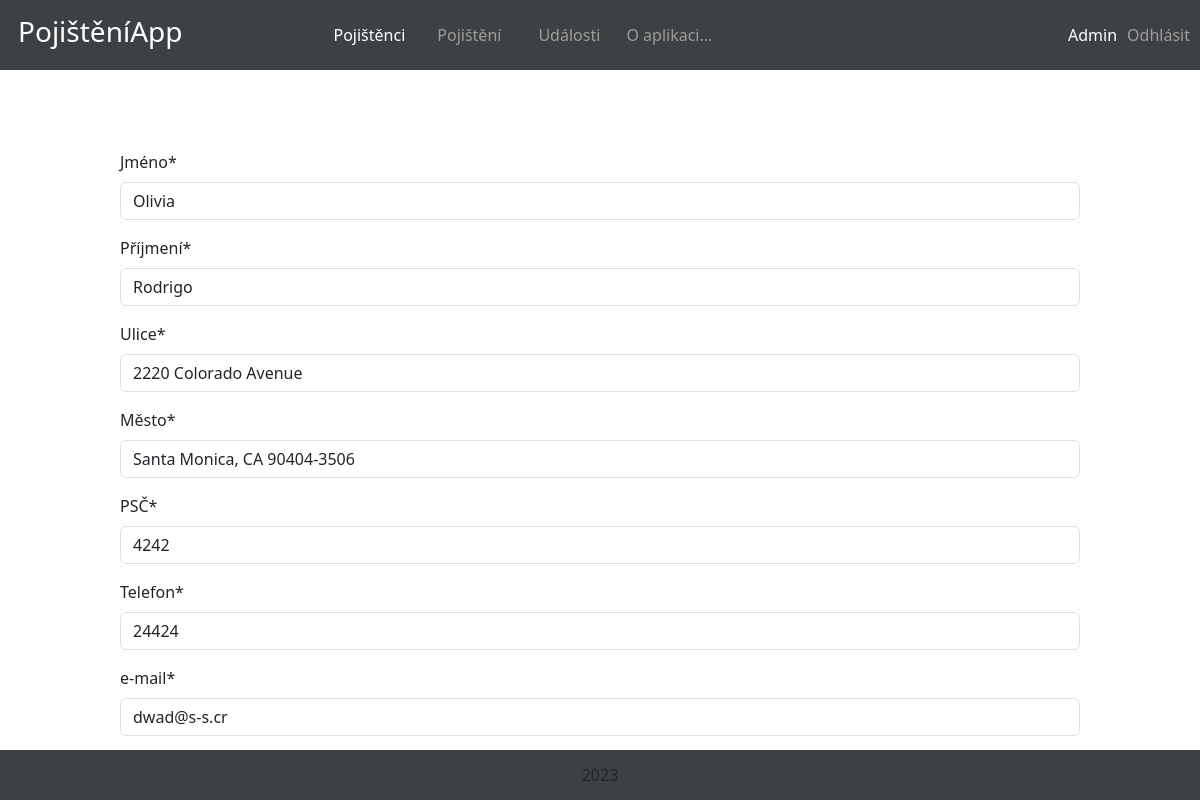
Page /pojisteni_app/19/edit/ (signed in) on the earlier database version.
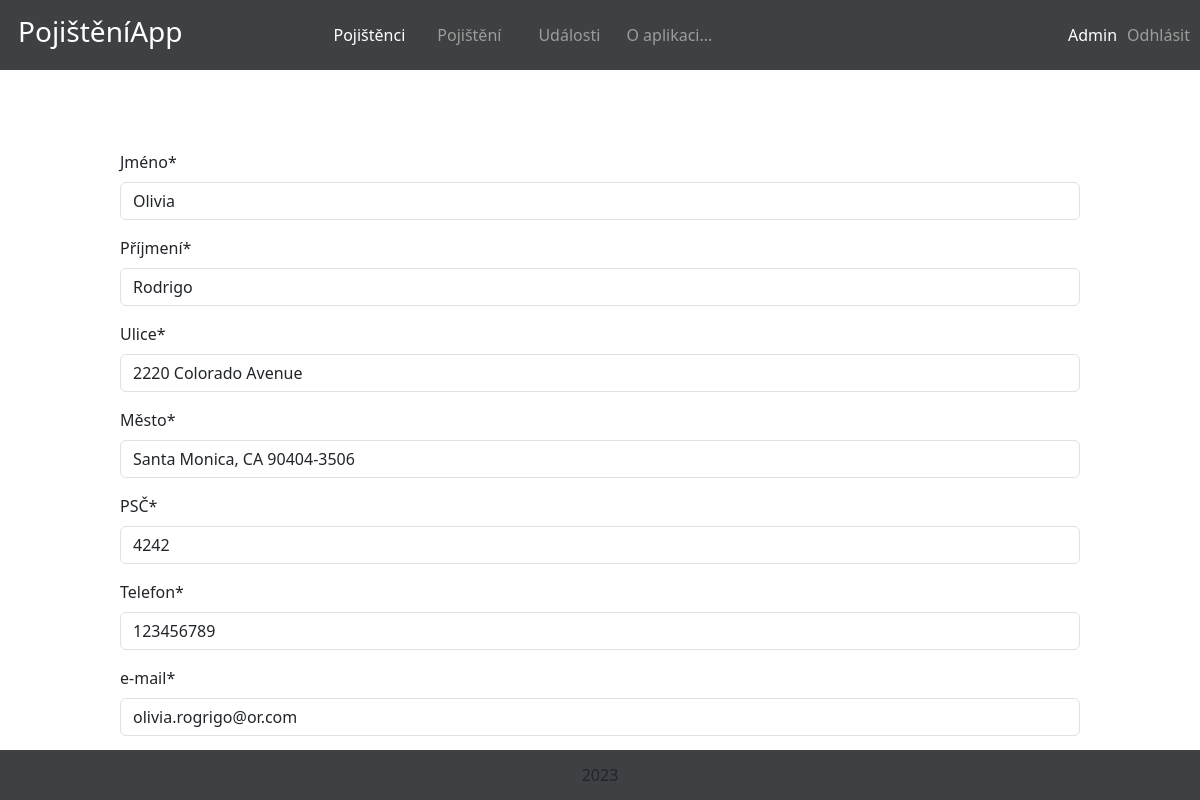
Same page on the later database version.
### pojisteni_app/models.py (models this page shows, shortened)
class Pojisteny(models.Model):
    jmeno = models.CharField(max_length=100)
    prijmeni = models.CharField(max_length=100)
    ulice = models.CharField(max_length=200)
    mesto = models.CharField(max_length=200)
    psc = models.IntegerField(default=0)
    tel = models.CharField(max_length=15)
    email = models.CharField(max_length=180)
    pojisteni = models.ManyToManyField(Pojisteni, through='PojisteniPojisteny')
    class Meta:
        verbose_name = "Pojištěný"
        verbose_name_plural = "Pojištěnci"

### pojisteni_app/views.py (the view, shortened to what this page needs)
# urls.py: path("<int:pk>/edit/", views.PojistenyEdit.as_view(), name="edit_pojisteny"),
class PojistenyEdit(LoginRequiredMixin, generic.edit.CreateView):
    form_class = PojistenyForm
    template_name = "pojisteni_app/pojisteny_create.html"
    def get(self, request, pk):
        if not request.user.is_admin:
            messages.info(request, "Nemáte práva pro úpravu pojištěného.")
            return redirect("pojistenci_index")
        try:
            pojisteny = Pojisteny.objects.get(pk=pk)
        except:
            messages.error(request, "Tento pojištěnec neexistuje!")
            return redirect("pojistenci_index")
        form = self.form_class(instance=pojisteny)
        return render(request, self.template_name, {"form": form})

### pojisteni_app/forms.py
class PojistenyForm(forms.ModelForm):
    class Meta:
        model = Pojisteny
        fields = ["jmeno", "prijmeni", "ulice", "mesto", "psc", "tel", "email"]
        labels = {"jmeno": "Jméno", "prijmeni": "Příjmení", "ulice": "Ulice", "mesto": "Město", "psc": "PSČ", "tel": "Telefon", "email":" e-mail"}
    def __init__(self, *args, **kwargs):
        super(PojistenyForm, self).__init__(*args, **kwargs)
        self.helper = FormHelper()
        self.helper.layout = Layout(
        )

### pojisteni_app/templates/pojisteni_app/pojisteny_create.html (shortened to what this page needs)
{% extends "base.html" %}
{% load crispy_forms_tags %}
{% block content %}
    <nav>
        <div class="menu">
            <div id="logo">
            <h3>PojištěníApp</h3>
            </div>
            <div class="flex_box">
                <div class="nav_item"><a href="{% url 'pojistenci_index' %}" class="aktivni">Pojištěnci</a></div>
                <div class="nav_item"><a href="{% url 'pojisteni_index' %}">Pojištění</a></div>
                <div class="nav_item"><a href="{% url 'udalosti' %}">Události</a></div>
                <div class="nav_item"><a href="{% url 'about' %}">O aplikaci...</a></div>
            </div>
            <div class="flex_box_two">
                {% if user.is_admin %}<div class="nav_item_two"> Admin </div>
                {% else %}
                <div class="nav_item_two"> {{ request.user.email }} </div>
                {% endif %}
                {% if user.is_authenticated %}<div class="nav_item_two"><a href="{% url 'logout' %}">Odhlásit</a></div>{% endif %}
            </div>
        </div>
    </nav>
    <div class="content">
<form method="POST">
    {{ form|crispy }}
</form>
{% endblock %}

Differences in the rows shown:
changed Pojisteny "Olivia": tel "24424" → "123456789"; email "dwad@s-s.cr" → "olivia.rogrigo@or.com"
